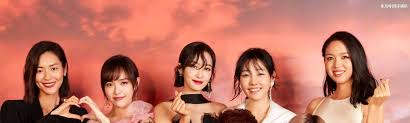
#> input picture women.jpg, 410 x 123 px
$ python face_identification.py
#> lines starting #> are read from the running program, lines starting #| are printed output that depends on the picture; after the words box and inside, x2 and y2 are one past the last pixel; in counts of white or black regions, pixels touching at a corner belong together
import cv2

face_cascade = cv2.CascadeClassifier('C:\\Users\\user\\Anaconda3\\Lib\\site-packages\\cv2\\data\\haarcascade_frontalface_default.xml')

#img = cv2.imread('hero.jpeg')
img = cv2.imread('women.jpg')
#> img is the input picture: shape (123, 410, 3); mean B, G, R 104, 119.7, 193.9
print(img.shape)
#| (123, 410, 3)
print(img.size)
#| 151290
print(img.dtype)
#| uint8

thumb = cv2.resize(img,None,fx=0.5,fy=0.5,interpolation=cv2.INTER_CUBIC)
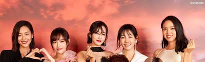
#> thumb: shape (62, 205, 3); mean B, G, R 104, 119.6, 193.5
cv2.imshow('img',thumb)
cv2.imwrite('thumb.png',thumb)
cv2.waitKey(0)

grad = cv2.cvtColor(img,cv2.COLOR_BGR2GRAY)
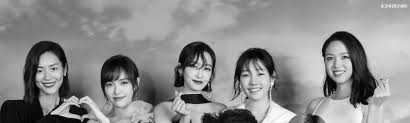
#> grad: shape (123, 410); min 0, max 254, mean 140.1

faces = face_cascade.detectMultiScale(grad,1.1,4)
#> faces = [[320, 44, 36, 36], [29, 55, 38, 38], [235, 59, 41, 41], [100, 70, 37, 37], [180, 53, 37, 37]]

for (x,y,w,h) in faces:
    cv2.rectangle(img,(x,y),(x+w,y+h),(0,255,0),2)
#> this loop made 5 passes
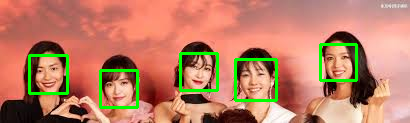
#> img: shape (123, 410, 3); 4.46% of pixels changed, all inside (x1, y1, x2, y2) = (28, 43, 358, 109)

cv2.imshow('img',img)
cv2.imwrite('reseult.png',img)
cv2.waitKey(0)
cv2.destroyAllWindows()
